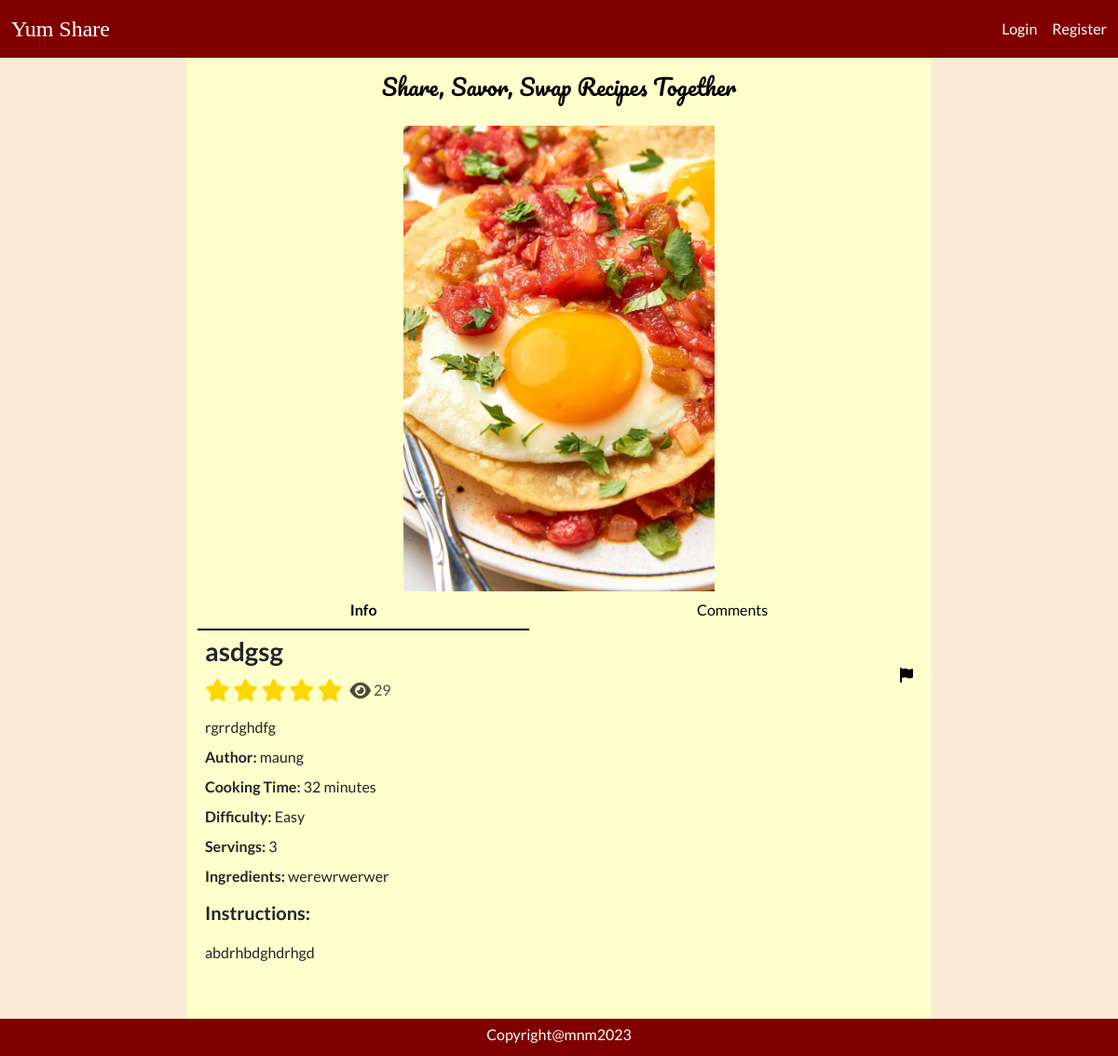
Page /recipe?id=7 on the committed database.
### tables this page shows
CREATE TABLE `recipes` (
  `id` int NOT NULL AUTO_INCREMENT,
  `name` varchar(255) NOT NULL,
  `time` int NOT NULL,
  `difficulty` int DEFAULT NULL,
  `description` varchar(255) DEFAULT NULL,
  `instructions` text NOT NULL,
  `servings` int DEFAULT NULL,
  `image` varchar(255) DEFAULT NULL,
  `views` int DEFAULT '0',
  `user_id` int NOT NULL,
  `created` datetime NOT NULL,
  `ingredients` text NOT NULL,
  `updated` datetime DEFAULT NULL,
  `rating` int DEFAULT '0',
  PRIMARY KEY (`id`),
  KEY `user_id` (`user_id`),
  CONSTRAINT `recipes_ibfk_1` FOREIGN KEY (`user_id`) REFERENCES `users` (`id`) ON DELETE CASCADE
);

CREATE TABLE `users` (
  `id` int NOT NULL AUTO_INCREMENT,
  `name` varchar(255) NOT NULL,
  `email` varchar(255) NOT NULL,
  `password` varchar(255) NOT NULL,
  `is_admin` int DEFAULT '0',
  `created` datetime NOT NULL,
  `updated` datetime DEFAULT NULL,
  PRIMARY KEY (`id`)
);

### Core/functions.php (called while the page is built, shortened)
<?php
function base_path($path)
{
    return BASE_PATH . $path;
}
function view($path, $attributes = [])
{
    extract($attributes);
    require base_path('views/' . $path);
}
function intToDifficulty($value) {
    switch($value) {
        case 1:
            return 'Easy';
            break;
    }
}
function loggedIn() {
    return isset($_SESSION['user']);
}

### Http/controllers/recipes/show.php (called while the page is built, shortened)
<?php
$recipeRepo = new RecipeRepository();
$commentRepo = new CommentRepository();
$userRepo = new UserRepository();
$recipeId = $_GET['id'];
$recipeRepo->updateView($recipeId);
$recipe = $recipeRepo->findById($recipeId);
$isFavourite = false;
$userRating = false;
$comments = $commentRepo->findByRecipeId($recipeId);
view('/recipes/show.view.php',[
    'recipe' => $recipe,
    'isFavourite' => $isFavourite,
    'userRating' => $userRating ? $userRating['rating'] : '',
    'comments' => $comments,
    'author' => $recipe ? $userRepo->findById($recipe['user_id']) : ''
]);

### public/index.php (called while the page is built, shortened)
<?php
require BASE_PATH . 'Core/functions.php';
require BASE_PATH . 'bootstrap.php';
$router = new Core\Router();
$url = parse_url($_SERVER['REQUEST_URI'])['path'];
$method = $_POST['_method'] ?? $_SERVER['REQUEST_METHOD'];
$router->route($url, $method);

### Core/App.php (called while the page is built, shortened)
<?php
class App
{
    protected static Container $container;
    public static function setContainer($container) {
        static::$container = $container;
    }
    public static function getContainer() {
        return static::$container;
    }
}

### config.php (called while the page is built)
<?php
return [
  'database' => [
      'host' => 'localhost',
      'port' => 3306,
      'dbname' => 'recipeapp'
  ]
];

### bootstrap.php (called while the page is built, shortened)
<?php
$container = new Container();
$container->bind('Core\Database', function () {
    $config = require base_path('config.php');
    return new Database($config['database']);
});

### Core/Database.php (called while the page is built, shortened)
<?php
class Database
{
    protected $connection;
    public function __construct($config, $username = 'root', $password = 'root')
    {
        $dsn = 'mysql:' . http_build_query($config, '', ';');
        $this->connection = new PDO($dsn, $username, $password, [
            PDO::ATTR_DEFAULT_FETCH_MODE => PDO::FETCH_ASSOC
        ]);
    }
    public function query($query, $params = []) {
        $this->statement = $this->connection->prepare($query);
        $this->statement->execute($params);
        return $this->statement;
    }
}

### Core/Container.php (called while the page is built, shortened)
<?php
class Container
{
    protected $bindings = [];
    public function bind($key, $value) {
        $this->bindings[$key] = $value;
    }
    public function resolve($key) {
        return call_user_func($this->bindings[$key]);
    }
}

### repositories/RecipeRepository.php (called while the page is built, shortened)
<?php
class RecipeRepository
{
    protected $db;
    public function __construct()
    {
        $this->db = App::getContainer()->resolve('Core\Database');
    }
    public function findById($recipeId) {
        $statement = "SELECT * FROM recipes WHERE id = :id";
        return $this->db->query($statement, [
           'id' => $recipeId
        ])->fetch();
    }
    public function updateRecipe($attributes) {
        $statement = 'UPDATE recipes SET  ';
        foreach ($attributes as $key => $value) {
            if ($key === 'id') {
                continue;
            }
            $statement = $statement . $key . '=:' . $key . ',';
        }
        $statement = substr($statement, 0, -1);
        $statement = $statement . ' WHERE id=:id';
        $this->db->query($statement, $attributes);
    }
}

### repositories/UserRepository.php (called while the page is built, shortened)
<?php
class UserRepository
{
    protected $db;
    public function __construct()
    {
        $this->db = App::getContainer()->resolve('Core\Database');
    }
    public function findById($id) {
        $query = "SELECT * FROM users WHERE id = :id";
        $user = $this->db->query($query, [
            'id' => $id
        ])->fetch();
        return $user;
    }
}

### views/recipes/show.view.php (the view, shortened to what this page needs)
<!doctype html>
<html lang="en">
<head>
  <?php require BASE_PATH . 'public/resources/links/links.php' ?>
</head>
<body>
  <header>
    <?php require base_path('views/partials/nav.view.php') ?>
  </header>
  <main>
    <div class="d-flex justify-content-center container-fluid">
      <div class="content container-fluid" style="max-width: 800px; background-color: #ffffcc;">
        <p class="slogan text-black mb-4 fs-4">Share, Savor, Swap Recipes Together</p>
        <?php if ($recipe) : ?>
          <div class="recipe-image d-flex flex-column align-items-center position-relative">
            <img id="recipe-image" class="" src="<?= $_FILES['image'] ?? $recipe['image'] ?>" alt="recipe" style="max-width: 100%; max-height: 500px;">
            <ul class="text-dark nav nav-underline nav-fill" style="width: 100%;">
              <li class="info-tab nav-item">
                <button id='info-button' class="nav-link active">Info</button>
              </li>
              <li class="comments-tab nav-item">
                <button id="comments-button" class="nav-link"><span class="text-black">Comments</span></button>
              </li>
            </ul>
          </div>
          <div class="info text-start lh-1 p-2" id="info-section">
            <div class="d-flex flex-row justify-content-between align-items-center mb-2">
              <div class="d-flex flex-column gap-1 mb-3">
                <p class="fw-semibold fs-3"><?= htmlspecialchars($recipe['name']) ?></p>
                <div class="d-flex flex-row">
                  <div class="me-2">
                    <?php if (isset($recipe['rating'])) : ?>
                      <?php for ($i = 1; $i <= $recipe['rating']; $i++) : ?>
                        <i class="star fa-solid fa-star fa-xl"></i>
                      <?php endfor; ?>
                    <?php endif; ?>
                  </div>
                  <div style="color: rgba(0, 0, 0, 0.7);">
                    <i class="fa-solid fa-eye fa-lg"></i>
                    <span><?= $recipe['views'] ?></span>
                  </div>
                </div>
              </div>
              <?php if (loggedIn() && $_SESSION['user']['id'] === $recipe['user_id']) : ?>
                <div>
                  <a class="btn btn-success" href="/recipe/edit?id=<?= $recipe['id'] ?>">Edit Info</a>
                  <button class="btn btn-danger" onclick="confirmDeleteRecipe(<?= $recipe['id'] ?>)">Delete Recipe</button>
                </div>
              <?php else : ?>
                <a type="button" data-bs-toggle="modal" data-bs-target="#report-recipe-modal<?= $recipe['id'] ?>">
                  <i class="fa-solid fa-flag text-black" title="Report to admin"></i>
                </a>
              <?php endif; ?>
            </div>
            <p><?= htmlspecialchars($recipe['description']) ?></p>
            <p><span class="fw-semibold">Author: </span> <?= htmlspecialchars($author['name']) ?></p>
            <p><span class="fw-semibold">Cooking Time:</span> <?= htmlspecialchars($recipe['time']) ?> minutes</p>
            <p><span class="fw-semibold">Difficulty:</span> <?= intToDifficulty($recipe['difficulty']) ?></p>
            <p><span class="fw-semibold">Servings:</span> <?= $recipe['servings'] ?></p>
            <p><span class="fw-semibold">Ingredients:</span> <?= htmlspecialchars($recipe['ingredients']) ?></p>
            <div class="lh-base">
              <p class="fs-5 fw-semibold">Instructions:</p>
              <p><?= htmlspecialchars($recipe['instructions']) ?></p>
            </div>
          </div>
        <?php else : ?>
          <?php $link = isset($_SESSION['user']) ? '/home' : '/' ?>
          <p class="text-center fs-4">This recipe doesn't exist. Go <a href="<?= $link ?>">home</a></p>
        <?php endif; ?>
      </div>
    </div>
  </main>
  <footer>
    <?php require base_path("views/partials/footer.view.php") ?>
  </footer>
</body>

### Core/Router.php (shortened to what this page needs)
<?php
class Router
{
    protected $routes = [];
    public function add($url, $controller, $method) {
        $this->routes[] = [
            'url' => $url,
            'controller' => $controller,
            'method' => $method,
            'middleware' => null
        ];
        return $this;
    }
    public function only($key) {
        $this->routes[array_key_last($this->routes)]['middleware'] = $key;
        return $this;
    }
    public function route($url, $method) {
        foreach ($this->routes as $route) {
            if ($route['url'] === $url && $route['method'] === strtoupper($method)) {
                return require base_path('Http/controllers/' . $route['controller']);
            }
        }
    }
}

### views/partials/nav.view.php
<nav class="navbar navbar-expand-lg text-white fixed-top">
    <?php if (isset($_SESSION['user'])) : ?>
        <div class="container-fluid">
            <?php $brandLink = isset($_SESSION['user']) ? '/home' : '/' ?>
            <a class="heading navbar-brand text-white fs-4" href="<?= $brandLink ?>">Yum Share</a>
            <button class="navbar-toggler" type="button" data-bs-toggle="collapse" data-bs-target="#navbarSupportedContent" aria-controls="navbarSupportedContent" aria-expanded="false" aria-label="Toggle navigation">
                <span class="navbar-toggler-icon"></span>
            </button>
            <div class="collapse navbar-collapse" id="navbarSupportedContent">
                <ul class="navbar-nav me-auto mb-2 mb-lg-0">
                    <li class="nav-item">
                        <a class="nav-link active text-white" aria-current="page" href="/home"><span class="gray-hover">Home</span></a>
                    </li>
                    <li class="nav-item dropdown">
                        <a class="nav-link dropdown-toggle text-white" href="#" role="button" data-bs-toggle="dropdown" aria-expanded="false">
                            <span class="gray-hover">Recipes</span>
                        </a>
                        <ul class="dropdown-menu">
                            <li><a class="dropdown-item" href="/recipes?id=<?= $_SESSION['user']['id'] ?>">My Recipes</a></li>
                            <li><a class="dropdown-item" href="/recipes/create">Create New Recipe</a></li>
                            <li><a class="dropdown-item" href="/recipes/favourites">Favourites</a></li>
                            <li><a class="dropdown-item" href="/search">Browse Recipes</a></li>
                        </ul>
                    </li>
                </ul>
                <div class="nav-item btn-group dropdown me-3 mb-3 mb-lg-0">
                    <button type="button" class="btn btn-dark dropdown-toggle" data-bs-toggle="dropdown" aria-expanded="false">
                        <i class="fa-solid fa-user"></i>
                    </button>
                    <ul class="dropdown-menu">
                        <li><a class="dropdown-item" href="/profile?id=<?= $_SESSION['user']['id'] ?>">My Profile</a></li>
                        <?php if ($_SESSION['admin']) : ?>
                            <li><a class="dropdown-item" href="/home/admin">Admin Panel</a></li>
                        <?php endif; ?>
                        <li><a class="dropdown-item" href="/logout">Logout</a></li>
                    </ul>
                </div>
                <form class="d-flex" role="search" action="/search" method="GET">
                    <input name="name" class="form-control me-2" type="search" placeholder="Quick Search" aria-label="Search">
                    <input type="hidden" name="sort" value="created">
                    <button class="btn btn-success" type="submit">Search</button>
                </form>
            </div>
        </div>
    <?php else : ?>
        <div class="container-fluid d-flex flex-row justify-content-between align-items-center">
            <?php $brandLink = isset($_SESSION['user']) ? '/home' : '/' ?>
            <a class="heading navbar-brand text-white fs-4" href="<?= $brandLink ?>">Yum Share</a>
            <div class="search-bar d-flex flex-row justify-content-between align-items-center gap-3">
                <a class="no-underline text-white gray-hover ms-2" href="/login"><span class="gray-hover">Login</span></a>
                <a class="no-underline text-white gray-hover" href="/register"><span class="gray-hover">Register</span></a>
            </div>
        </div>
    <?php endif; ?>
</nav>

### views/partials/footer.view.php
<div class="d-flex flex-row justify-content-center align-items-center" style="height: 30px;">
  <p class="text-white">Copyright@mnm2023</p>
</div>

### public/resources/css/nav.css (style rules this page uses)
.no-underline { text-decoration: none; }
nav, footer { background-color: #800000; }

### public/resources/css/general.css (style rules this page uses)
body { background-color: #FAEBD7; font-family: 'Lato', sans-serif; position: relative; }
.content { padding-top: 75px; padding-bottom: 75px; min-height: 100vh; }
.heading { font-family: 'Playfair Display', serif; }
.slogan { font-family: 'Pacifico', cursive; text-align: center; margin: auto; }
.star { color: #FFD700; }
footer { position: fixed; bottom: 0; left: 0; width: 100%; text-align: center; padding-top: 10px; }

### rows in the picture
recipes: image (picture), name "asdgsg", rating 5 (drawn), views "29", description "rgrrdghdfg", user.name "maung", time "32", difficulty "Easy", servings "3", ingredients "werewrwerwer", instructions "abdrhbdghdrhgd"
